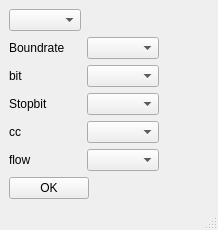
<?xml version="1.0" encoding="UTF-8"?>
<ui version="4.0">
 <class>MainWindow</class>
 <widget class="QMainWindow" name="MainWindow">
  <property name="geometry">
   <rect>
    <x>0</x>
    <y>0</y>
    <width>218</width>
    <height>218</height>
   </rect>
  </property>
  <property name="sizePolicy">
   <sizepolicy hsizetype="Fixed" vsizetype="Fixed">
    <horstretch>1</horstretch>
    <verstretch>1</verstretch>
   </sizepolicy>
  </property>
  <property name="maximumSize">
   <size>
    <width>220</width>
    <height>218</height>
   </size>
  </property>
  <property name="windowTitle">
   <string>MainWindow</string>
  </property>
  <widget class="QWidget" name="centralwidget">
   <property name="sizePolicy">
    <sizepolicy hsizetype="Preferred" vsizetype="Preferred">
     <horstretch>0</horstretch>
     <verstretch>0</verstretch>
    </sizepolicy>
   </property>
   <layout class="QFormLayout" name="formLayout">
    <item row="0" column="0">
     <layout class="QGridLayout" name="gridLayout">
      <item row="8" column="0">
       <widget class="QLabel" name="label_5">
        <property name="text">
         <string>flow</string>
        </property>
       </widget>
      </item>
      <item row="4" column="1">
       <widget class="QComboBox" name="comboBox_cc"/>
      </item>
      <item row="3" column="1">
       <widget class="QComboBox" name="comboBox_stopbit"/>
      </item>
      <item row="1" column="1">
       <widget class="QComboBox" name="comboBox_boundrate"/>
      </item>
      <item row="2" column="1">
       <widget class="QComboBox" name="comboBox_bits"/>
      </item>
      <item row="2" column="0">
       <widget class="QLabel" name="label_2">
        <property name="text">
         <string>bit</string>
        </property>
       </widget>
      </item>
      <item row="4" column="0">
       <widget class="QLabel" name="label_4">
        <property name="text">
         <string>cc</string>
        </property>
       </widget>
      </item>
      <item row="3" column="0">
       <widget class="QLabel" name="label_3">
        <property name="text">
         <string>Stopbit</string>
        </property>
       </widget>
      </item>
      <item row="1" column="0">
       <widget class="QLabel" name="label">
        <property name="text">
         <string>Boundrate</string>
        </property>
       </widget>
      </item>
      <item row="8" column="1">
       <widget class="QComboBox" name="comboBox_flow"/>
      </item>
      <item row="0" column="0">
       <widget class="QComboBox" name="comboBox_serialList"/>
      </item>
     </layout>
    </item>
    <item row="1" column="0">
     <widget class="QPushButton" name="pushButton">
      <property name="text">
       <string>OK</string>
      </property>
     </widget>
    </item>
   </layout>
  </widget>
  <widget class="QMenuBar" name="menubar">
   <property name="geometry">
    <rect>
     <x>0</x>
     <y>0</y>
     <width>218</width>
     <height>23</height>
    </rect>
   </property>
  </widget>
  <widget class="QStatusBar" name="statusbar"/>
 </widget>
 <resources/>
 <connections>
  <connection>
   <sender>pushButton</sender>
   <signal>clicked()</signal>
   <receiver>MainWindow</receiver>
   <slot>close()</slot>
   <hints>
    <hint type="sourcelabel">
     <x>62</x>
     <y>182</y>
    </hint>
    <hint type="destinationlabel">
     <x>203</x>
     <y>-11</y>
    </hint>
   </hints>
  </connection>
 </connections>
</ui>
